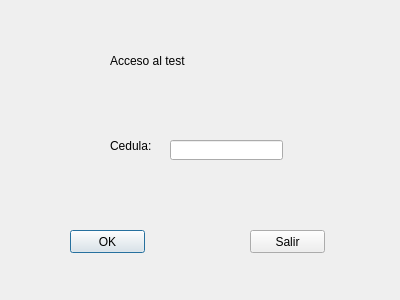
<?xml version="1.0" encoding="UTF-8"?>
<ui version="4.0">
 <class>Dialog</class>
 <widget class="QDialog" name="Dialog">
  <property name="geometry">
   <rect>
    <x>0</x>
    <y>0</y>
    <width>400</width>
    <height>300</height>
   </rect>
  </property>
  <property name="windowTitle">
   <string>Dialog</string>
  </property>
  <widget class="QLineEdit" name="cedula">
   <property name="geometry">
    <rect>
     <x>170</x>
     <y>140</y>
     <width>113</width>
     <height>20</height>
    </rect>
   </property>
  </widget>
  <widget class="QLabel" name="label">
   <property name="geometry">
    <rect>
     <x>110</x>
     <y>130</y>
     <width>91</width>
     <height>31</height>
    </rect>
   </property>
   <property name="styleSheet">
    <string notr="true">font: 10pt &quot;MS Shell Dlg 2&quot;;
font: 8pt &quot;Arial&quot;;
font: 10pt &quot;Arial&quot;;
font: 11pt &quot;Arial&quot;;</string>
   </property>
   <property name="text">
    <string>Cedula:</string>
   </property>
  </widget>
  <widget class="QPushButton" name="ok">
   <property name="geometry">
    <rect>
     <x>70</x>
     <y>230</y>
     <width>75</width>
     <height>23</height>
    </rect>
   </property>
   <property name="styleSheet">
    <string notr="true">font: 11pt &quot;Arial&quot;;</string>
   </property>
   <property name="text">
    <string>OK</string>
   </property>
  </widget>
  <widget class="QPushButton" name="salir">
   <property name="geometry">
    <rect>
     <x>250</x>
     <y>230</y>
     <width>75</width>
     <height>23</height>
    </rect>
   </property>
   <property name="styleSheet">
    <string notr="true">font: 11pt &quot;Arial&quot;;</string>
   </property>
   <property name="text">
    <string>Salir</string>
   </property>
  </widget>
  <widget class="QLabel" name="label_2">
   <property name="geometry">
    <rect>
     <x>110</x>
     <y>40</y>
     <width>191</width>
     <height>41</height>
    </rect>
   </property>
   <property name="styleSheet">
    <string notr="true">font: 16pt &quot;Arial&quot;;
font: 20pt &quot;Arial&quot;;</string>
   </property>
   <property name="text">
    <string>Acceso al test</string>
   </property>
  </widget>
 </widget>
 <resources/>
 <connections>
  <connection>
   <sender>salir</sender>
   <signal>clicked()</signal>
   <receiver>Dialog</receiver>
   <slot>close()</slot>
   <hints>
    <hint type="sourcelabel">
     <x>255</x>
     <y>225</y>
    </hint>
    <hint type="destinationlabel">
     <x>359</x>
     <y>274</y>
    </hint>
   </hints>
  </connection>
  <connection>
   <sender>salir</sender>
   <signal>clicked()</signal>
   <receiver>cedula</receiver>
   <slot>clear()</slot>
   <hints>
    <hint type="sourcelabel">
     <x>237</x>
     <y>214</y>
    </hint>
    <hint type="destinationlabel">
     <x>226</x>
     <y>120</y>
    </hint>
   </hints>
  </connection>
 </connections>
</ui>
